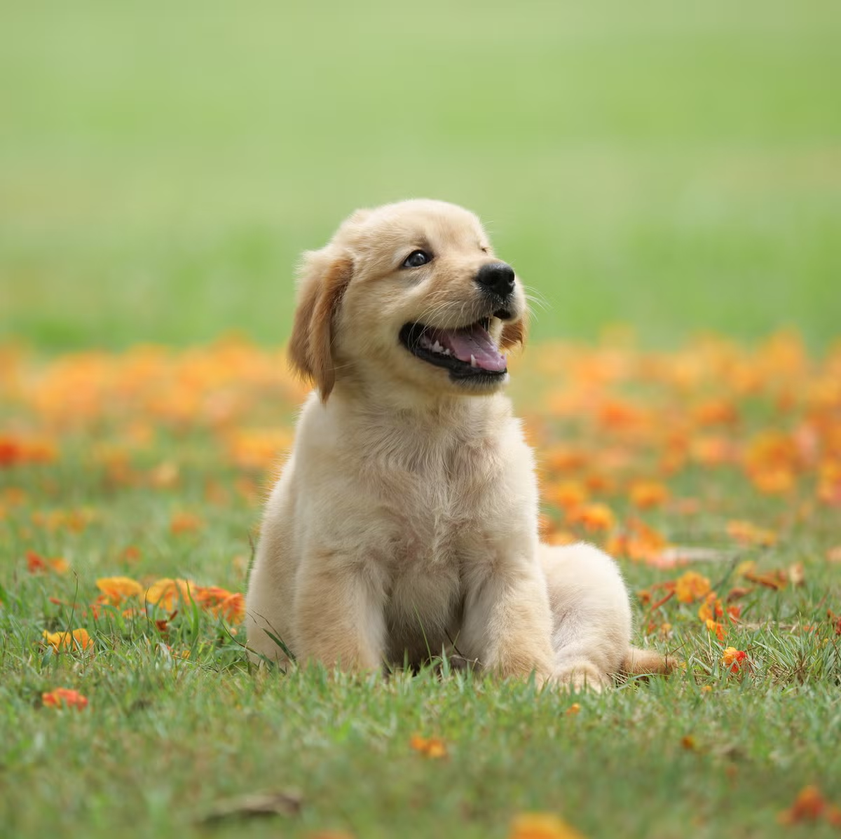
#> input picture Projects/Section 5 - Computer Vision (OpenCV)/5.13. Applying Blur filters - Average, Gaussian, Median/original_image.png, 841 x 839 px, shrunk from 1200 x 1197 before the run, given in place of original_image.jpg, which was not available
$ jupyter execute color_thresholding.ipynb   (text cells are left out)
#> lines starting #> are read from the running program, lines starting #| are printed output that depends on the picture; after the words box and inside, x2 and y2 are one past the last pixel; in counts of white or black regions, pixels touching at a corner belong together; pictures that were not available may be replaced by others from this repository, and a replacement may not be noted
[cell 1]
import cv2
import numpy as np
import matplotlib.pyplot as plt

[cell 2]
bgr_image = cv2.imread("./original_image.jpg")
#> bgr_image is the input picture: shape (839, 841, 3); mean B, G, R 102.7, 164.1, 162
rgb_image = cv2.cvtColor(bgr_image, cv2.COLOR_BGR2RGB)
hsv_image = cv2.cvtColor(bgr_image, cv2.COLOR_BGR2HSV)
#> hsv_image: shape (839, 841, 3); mean H, S, V 31.9, 105.2, 174.5

[cell 3]
plt.imshow(rgb_image)

[cell 4]
# H - Hue (Tông màu): Chạy từ 0 đến 179 (Lưu ý: Lý thuyết màu chuẩn là 0-360 độ, nhưng OpenCV chia đôi để nhét vừa vào 1 byte dữ liệu).
# S - Saturation (Độ bão hòa / Độ đậm): Chạy từ 0 đến 255 (Lý thuyết màu chuẩn là từ 0% đến 100%, nhưng OpenCV dùng thang 0-255).
# V - Value (Giá trị / Độ sáng): Chạy từ 0 đến 255 (Lý thuyết màu chuẩn là từ 0% đến 100%, nhưng OpenCV dùng thang 0-255).
# Trường hợp màu vàng ở đây: tông màu từ 20 đến 30, độ bão hòa từ 100 đến 255 và độ sáng từ 100 đến 255.

lower_yellow = np.array([20, 100, 100]) # Lower bound for yellow in HSV
upper_yellow = np.array([30, 255, 255]) # Upper bound for yellow in HSV

# Create a mask for yellow color
mask = cv2.inRange(hsv_image, lower_yellow, upper_yellow)
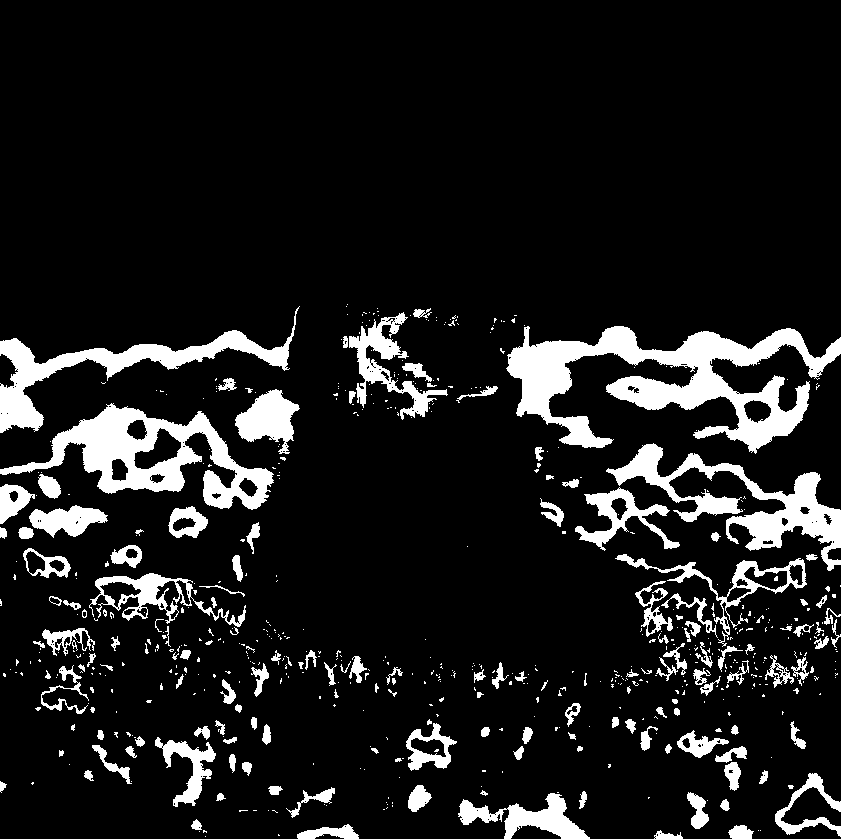
#> mask: shape (839, 841); 11.2% white; 624 white regions (465 under 20 px), largest, box (x1, y1, x2, y2) and area: (506, 326, 841, 454) 16421, (0, 403, 274, 510) 9907, (606, 443, 841, 571) 7635

# plt.imshow(mask) mặc định sẽ hiển thị màu tím và vàng (hoặc xanh lá) tùy phiên bản Matplotlib
plt.imshow(mask)

[cell 5]
plt.imshow(mask, cmap='gray') # Hiển thị ảnh nhị phân dưới dạng ảnh xám

[cell 6]
blue_hsv = np.uint8([[[120, 255, 255]]])  # Màu xanh dương trong không gian HSV
blue_bgr = cv2.cvtColor(blue_hsv, cv2.COLOR_HSV2BGR)[0][0]
print("Màu xanh dương trong không gian BGR:", blue_bgr)

[cell 7]
# Tạo bản sao của ảnh gốc để thay đổi màu sắc
image_result = bgr_image.copy()

# Thay thế màu vàng (theo mask) bằng màu xanh dương
image_result[mask > 0] = blue_bgr
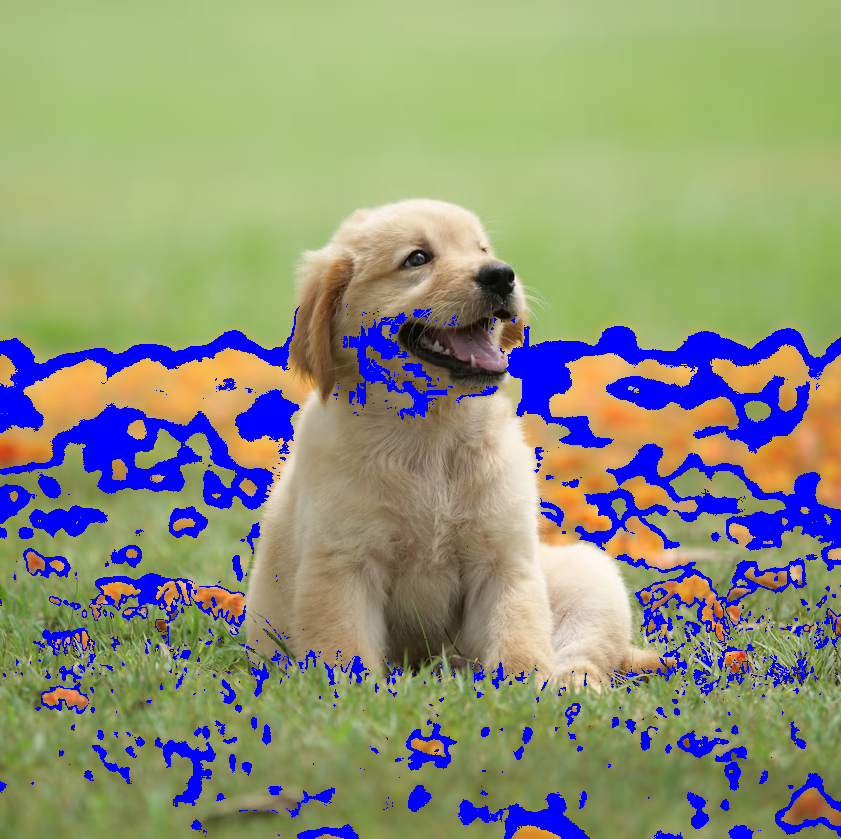
#> image_result: shape (839, 841, 3); 11.24% of pixels changed, all inside (x1, y1, x2, y2) = (0, 304, 841, 839)

# Chuyển ảnh kết quả từ BGR sang RGB để hiển thị đúng màu
image_result_rgb = cv2.cvtColor(image_result, cv2.COLOR_BGR2RGB)

[cell 8]
# Plot the original and result images side by side
fig, axs = plt.subplots(1, 3, figsize=(12, 6))

axs[0].imshow(rgb_image)
axs[0].set_title("Original Image")
axs[0].axis('off')

axs[1].imshow(mask, cmap='gray')
axs[1].set_title("Binary Mask")
axs[1].axis('off')

axs[2].imshow(image_result_rgb)
axs[2].set_title("Image after Color Replacement")
axs[2].axis('off')

plt.tight_layout()
plt.show()
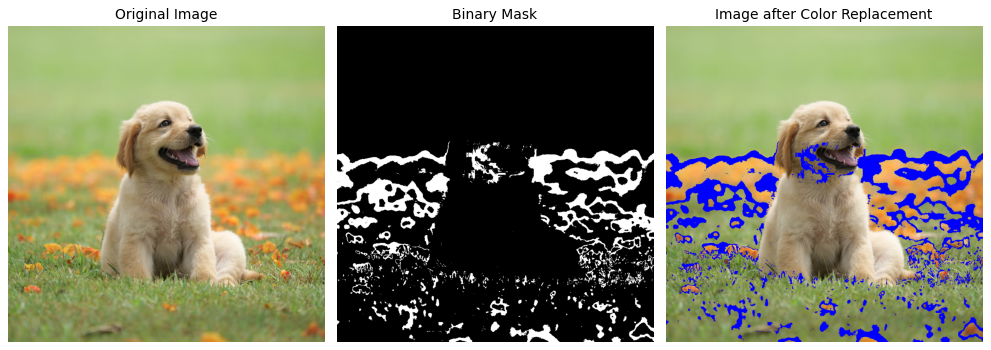
#> figure drawn by matplotlib, 3 panels
